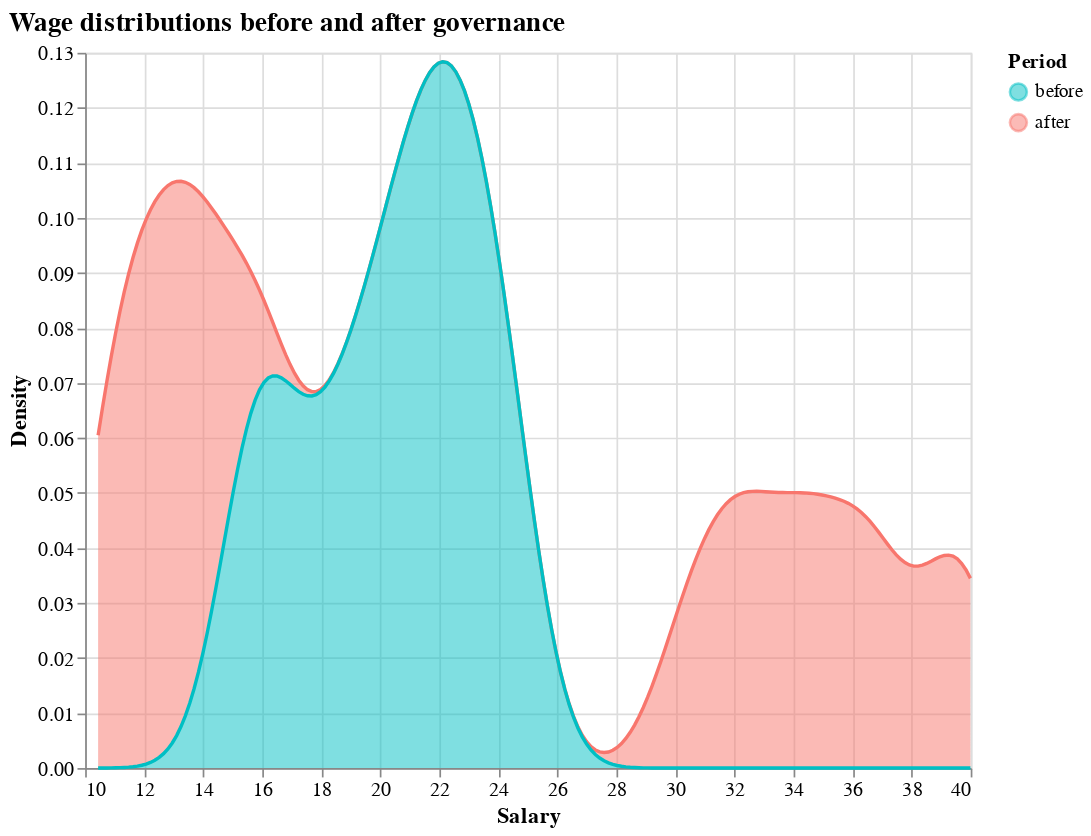

Source (notebook cell):
### Markdown cell above
<div class="alert alert-info" style="color:black">

### Question 2.3
rubric={viz:2}

<h4>Python</h4>
<p>Improve my Altair plots. Chose the best type of plot to accurately reveal what the data looks like. Design the plot to be an effective plot for communication purposes, this includes proper figure size, axis/figure titles, font sizes, colors, etc. You can either make a single or several plots, depending on what you think is needed.</p>
    
</div>

### Code cell
order = ["after", "before"]
df["when"] = pd.Categorical(df["when"], categories=order, ordered=True)

colors = {"before": "#00BFC4", "after": "#F8766D"}

chart = (
    alt.Chart(df)
    .transform_density(
        density="salary",
        as_=["Salary", "Density"],
        groupby=["when"],
        bandwidth=1.2
    )
    .mark_area(opacity=0.5, line=True)
    .encode(
        x=alt.X("Salary:Q", title="Salary"),
        y=alt.Y("Density:Q", title="Density"),
        color=alt.Color(
            "when:N",
            title="Period",
            sort=order,
            scale=alt.Scale(domain=list(colors.keys()), range=list(colors.values()))
        )
    )
    .properties(
        width=520,
        height=420,
        title="Wage distributions before and after governance"
    )
    .configure_title(fontSize=16, anchor="start")
    .configure_axis(labelFontSize=12, titleFontSize=13)
    .configure_legend(titleFontSize=12, labelFontSize=11)
)

chart

### Figure 1 — Vega specification as saved in the notebook (floating-point values rounded to 4 significant figures)
{"$schema": "https://vega.github.io/schema/vega/v6.json", "data": [{"name": "_server_source_0", "values": [{"when": "after", "salary": 12.11}, {"when": "after", "salary": 12.87}, {"when": "after", "salary": 12.53}, {"when": "after", "salary": 11.65}, {"when": "after", "salary": 10.47}, {"when": "after", "salary": 10.7}, {"when": "after", "salary": 13.24}, {"when": "after", "salary": 12.58}, {"when": "after", "salary": 14.1}, {"when": "after", "salary": 13.59}, {"when": "after", "salary": 14.04}, {"when": "after", "salary": 11.78}, {"when": "after", "salary": 12.98}, {"when": "after", "salary": 13.91}, {"when": "after", "salary": 13.57}, {"when": "after", "salary": 12.22}, {"when": "after", "salary": 10.69}, {"when": "after", "salary": 10.94}, {"when": "after", "salary": 14.87}, {"when": "after", "salary": 10.88}, {"when": "after", "salary": 12.27}, {"when": "after", "salary": 11.05}, {"when": "after", "salary": 14.46}, {"when": "after", "salary": 11.32}, {"when": "after", "salary": 13.09}, {"when": "after", "salary": 13.98}, {"when": "after", "salary": 10.44}, {"when": "after", "salary": 13.58}, {"when": "after", "salary": 13.87}, {"when": "after", "salary": 11.83}, {"when": "after", "salary": 36.64}, {"when": "after", "salary": 34.65}, {"when": "after", "salary": 32.83}, {"when": "after", "salary": 33.66}, {"when": "after", "salary": 39.99}, {"when": "after", "salary": 30.31}, {"when": "after", "salary": 34.66}, {"when": "after", "salary": 30.15}, {"when": "after", "salary": 31.42}, {"when": "after", "salary": 37.01}, {"when": "after", "salary": 34.44}, {"when": "after", "salary": 34.46}, {"when": "after", "salary": 39.32}, {"when": "after", "salary": 33.04}, {"when": "after", "salary": 36.32}, {"when": "after", "salary": 30.28}, {"when": "after", "salary": 31.87}, {"when": "after", "salary": 39.37}, {"when": "after", "salary": 34.39}, {"when": "after", "salary": 31.25}, {"when": "after", "salary": 31.78}, {"when": "after", "salary": 39.88}, {"when": "after", "salary": 39.63}, {"when": "after", "salary": 32.48}, {"when": "after", "salary": 35.77}, {"when": "after", "salary": 32.31}, {"when": "after", "salary": 39.79}, {"when": "after", "salary": 37.34}, {"when": "after", "salary": 36.31}, {"when": "after", "salary": 38.52}, {"when": "after", "salary": 36.38}, {"when": "before", "salary": 22.52}, {"when": "before", "salary": 18.61}, {"when": "before", "salary": 20.42}, {"when": "before", "salary": 22.57}, {"when": "before", "salary": 24.78}, {"when": "before", "salary": 23.13}, {"when": "before", "salary": 23.37}, {"when": "before", "salary": 20.76}, {"when": "before", "salary": 22.34}, {"when": "before", "salary": 22.75}, {"when": "before", "salary": 18.43}, {"when": "before", "salary": 21.9}, {"when": "before", "salary": 24.1}, {"when": "before", "salary": 18.1}, {"when": "before", "salary": 21.9}, {"when": "before", "salary": 23.27}, {"when": "before", "salary": 15.65}, {"when": "before", "salary": 22.74}, {"when": "before", "salary": 16.06}, {"when": "before", "salary": 16.36}, {"when": "before", "salary": 21.22}, {"when": "before", "salary": 21.81}, {"when": "before", "salary": 19.98}, {"when": "before", "salary": 24.1}, {"when": "before", "salary": 24.33}, {"when": "before", "salary": 21.99}, {"when": "before", "salary": 24.56}, {"when": "before", "salary": 23.16}, {"when": "before", "salary": 18.45}, {"when": "before", "salary": 19.69}, {"when": "before", "salary": 15.23}, {"when": "before", "salary": 15.34}, {"when": "before", "salary": 15.35}, {"when": "before", "salary": 23.65}, {"when": "before", "salary": 22.55}, {"when": "before", "salary": 18.61}, {"when": "before", "salary": 16.89}, {"when": "before", "salary": 16.81}, {"when": "before", "salary": 24.42}, {"when": "before", "salary": 22.81}, {"when": "before", "salary": 20.38}, {"when": "before", "salary": 16.14}, {"when": "before", "salary": 15.99}, {"when": "before", "salary": 20.78}, {"when": "before", "salary": 19.32}, {"when": "before", "salary": 20.16}, {"when": "before", "salary": 19.25}, {"when": "before", "salary": 21.04}, {"when": "before", "salary": 20.98}, {"when": "before", "salary": 21.7}, {"when": "before", "salary": 21.78}, {"when": "before", "salary": 20.4}, {"when": "before", "salary": 23.93}, {"when": "before", "salary": 16.79}, {"when": "before", "salary": 21.06}, {"when": "before", "salary": 17.69}, {"when": "before", "salary": 15.36}, {"when": "before", "salary": 24.33}, {"when": "before", "salary": 15.92}, {"when": "before", "salary": 21.93}, {"when": "before", "salary": 19.41}]}, {"name": "source_0", "source": "_server_source_0", "transform": [{"type": "kde", "as": ["Salary", "Density"], "groupby": ["when"], "field": "salary", "resolve": "shared", "bandwidth": 1.2}, {"type": "formula", "expr": "datum[\"when\"]===\"after\" ? 0 : datum[\"when\"]===\"before\" ? 1 : 2", "as": "color_when_sort_index"}, {"type": "impute", "field": "Density", "key": "Salary", "method": "value", "groupby": ["when"], "value": 0}, {"type": "stack", "field": "Density", "groupby": ["Salary"], "sort": {"field": ["when"], "order": ["descending"]}, "as": ["Density_start", "Density_end"], "offset": "zero"}]}, {"name": "source_0_x_domain_Salary", "source": "source_0", "transform": [{"type": "formula", "expr": "+datum['Salary']", "as": "Salary"}, {"type": "aggregate", "groupby": [], "fields": ["Salary", "Salary"], "ops": ["min", "max"], "as": ["min", "max"]}]}], "marks": [{"type": "group", "name": "layer_0_pathgroup", "from": {"facet": {"data": "source_0", "name": "faceted_path_layer_0_main", "groupby": ["when"]}}, "encode": {"update": {"height": {"field": {"signal": null, "datum": null, "group": "height", "parent": null}}, "width": {"field": {"signal": null, "datum": null, "group": "width", "parent": null}}}}, "marks": [{"type": "area", "name": "layer_0_marks", "from": {"data": "faceted_path_layer_0_main"}, "sort": {"field": "x"}, "encode": {"update": {"defined": {"signal": "isValid(datum[\"Salary\"]) && isFinite(+datum[\"Salary\"]) && isValid(datum[\"Density\"]) && isFinite(+datum[\"Density\"])"}, "y2": {"field": "Density_start", "scale": "y"}, "fill": {"field": "when", "scale": "color"}, "y": {"field": "Density_end", "scale": "y"}, "orient": {"value": "vertical"}, "opacity": {"value": 0.5}, "x": {"field": "Salary", "scale": "x"}}}, "style": ["area"]}]}, {"type": "group", "name": "layer_1_pathgroup", "from": {"facet": {"data": "source_0", "name": "faceted_path_layer_1_main", "groupby": ["when"]}}, "encode": {"update": {"width": {"field": {"signal": null, "datum": null, "group": "width", "parent": null}}, "height": {"field": {"signal": null, "datum": null, "group": "height", "parent": null}}}}, "marks": [{"type": "line", "name": "layer_1_marks", "from": {"data": "faceted_path_layer_1_main"}, "sort": {"field": "x"}, "encode": {"update": {"x": {"field": "Salary", "scale": "x"}, "defined": {"signal": "isValid(datum[\"Salary\"]) && isFinite(+datum[\"Salary\"]) && isValid(datum[\"Density\"]) && isFinite(+datum[\"Density\"])"}, "stroke": {"field": "when", "scale": "color"}, "y": {"field": "Density_end", "scale": "y"}}}, "style": ["line"]}]}], "scales": [{"name": "x", "type": "linear", "domain": [{"signal": "(data(\"source_0_x_domain_Salary\")[0] || {}).min"}, {"signal": "(data(\"source_0_x_domain_Salary\")[0] || {}).max"}], "range": [0, {"signal": "width"}], "nice": true, "zero": false}, {"name": "y", "type": "linear", "domain": {"data": "source_0", "fields": ["Density_start", "Density_end"]}, "range": [{"signal": "height"}, 0], "zero": true, "nice": true}, {"name": "color", "type": "ordinal", "domain": ["before", "after"], "range": ["#00BFC4", "#F8766D"]}], "axes": [{"scale": "x", "labels": false, "orient": "bottom", "aria": false, "maxExtent": 0, "ticks": false, "domain": false, "grid": true, "gridScale": "y", "minExtent": 0, "zindex": 0, "tickCount": {"signal": "ceil(width/40)"}}, {"scale": "y", "domain": false, "ticks": false, "zindex": 0, "labels": false, "minExtent": 0, "grid": true, "gridScale": "x", "tickCount": {"signal": "ceil(height/40)"}, "maxExtent": 0, "orient": "left", "aria": false}, {"scale": "x", "orient": "bottom", "grid": false, "labelOverlap": true, "zindex": 0, "tickCount": {"signal": "ceil(width/40)"}, "labelFlush": true, "title": "Salary"}, {"scale": "y", "zindex": 0, "labelOverlap": true, "tickCount": {"signal": "ceil(height/40)"}, "grid": false, "orient": "left", "title": "Density"}], "title": {"text": "Wage distributions before and after governance", "anchor": "start"}, "width": 520, "legends": [{"title": "Period", "fill": "color", "symbolType": "circle", "encode": {"symbols": {"update": {"opacity": {"value": 0.5}}}}, "stroke": "color"}], "background": "white", "config": {"axis": {"labelFontSize": 12, "titleFontSize": 13}, "legend": {"labelFontSize": 11, "titleFontSize": 12}, "style": {"group-title": {"fontSize": 16}}}, "padding": 5, "height": 420, "style": "cell"}
